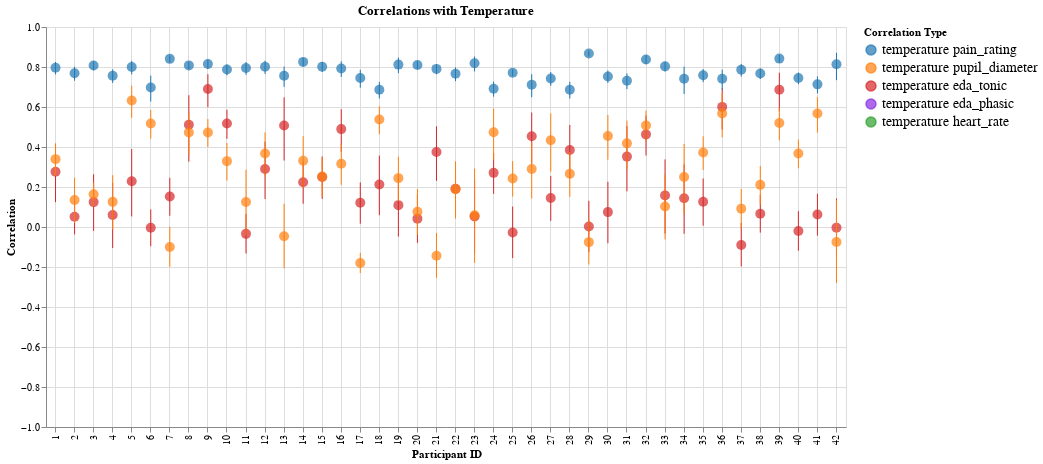

Notebook code cell kept with this figure:
### Markdown cell above
## Temperature / All

### Code cell
combined_chart = (
    (
        # heart_rate
        eda_tonic
        # + eda_phasic
        + pupil
        + rating  # put the plot with the color_map first,
    )
    .configure_axis(
        grid=True,
    )
    .properties(
        title="Correlations with Temperature",
    )
    .configure_legend(labelFontSize=14)
)

combined_chart
